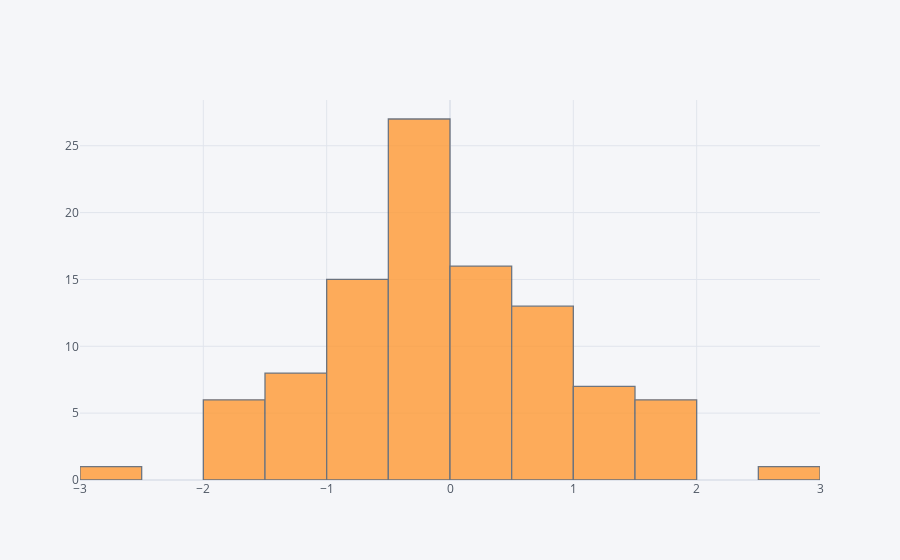

Source (notebook cell):
### Markdown cell above
## histogram

### Code cell
df['A'].iplot(kind='hist',bins=25)

### Figure 1 — Plotly figure (JSON) as saved in the notebook; plotly's stock layout.template omitted (floating-point values rounded to 4 significant figures)
{"data": [{"histfunc": "count", "histnorm": "", "marker": {"color": "rgba(255, 153, 51, 1.0)", "line": {"color": "#4D5663", "width": 1.3}}, "name": "A", "nbinsx": 25, "opacity": 0.8, "orientation": "v", "type": "histogram", "x": [-0.5104, 0.7202, -0.7956, 1.083, -0.3014, 0.4241, 0.4209, -0.3834, -0.7181, -1.689, -0.7682, -1.401, -0.4609, -0.361, 0.6991, -0.4072, 0.9749, -1.552, 2.583, -1.261, 0.6874, -0.4654, -0.4806, 0.2806, -1.045, -0.4087, -1.357, -0.6062, 1.453, 0.07732, 0.325, 1.202, -0.4505, 1.967, -0.3643, -0.1393, 0.5735, 0.4948, 0.3057, 0.9202, -0.4152, -1.833, -0.2362, -1.85, 0.5462, -0.9361, -0.4528, 0.2174, 1.064, -0.946, -0.1317, -0.6422, 0.3048, -0.2634, -0.4531, -0.9706, -0.1274, 1.005, 0.4087, -0.4511, 0.5104, -0.7256, 0.5653, -0.1644, -0.1988, -0.7565, -0.1868, 0.007128, -0.04653, -1.224, 0.2548, 0.367, -1.844, -0.2436, 1.324, 0.6117, 1.523, 1.735, 0.224, 0.339, 0.9223, 0.9159, 1.3, -1.415, -1.025, -1.754, -0.6575, -0.6208, -0.4446, -0.8367, 1.757, -2.965, -1.146, 0.1579, 1.984, -0.1287, 0.6788, -0.01281, -0.7578, 1.559]}], "layout": {"barmode": "overlay", "legend": {"bgcolor": "#F5F6F9", "font": {"color": "#4D5663"}}, "paper_bgcolor": "#F5F6F9", "plot_bgcolor": "#F5F6F9", "title": {"font": {"color": "#4D5663"}}, "xaxis": {"gridcolor": "#E1E5ED", "showgrid": true, "tickfont": {"color": "#4D5663"}, "title": {"font": {"color": "#4D5663"}, "text": ""}, "zerolinecolor": "#E1E5ED"}, "yaxis": {"gridcolor": "#E1E5ED", "showgrid": true, "tickfont": {"color": "#4D5663"}, "title": {"font": {"color": "#4D5663"}, "text": ""}, "zerolinecolor": "#E1E5ED"}}}
